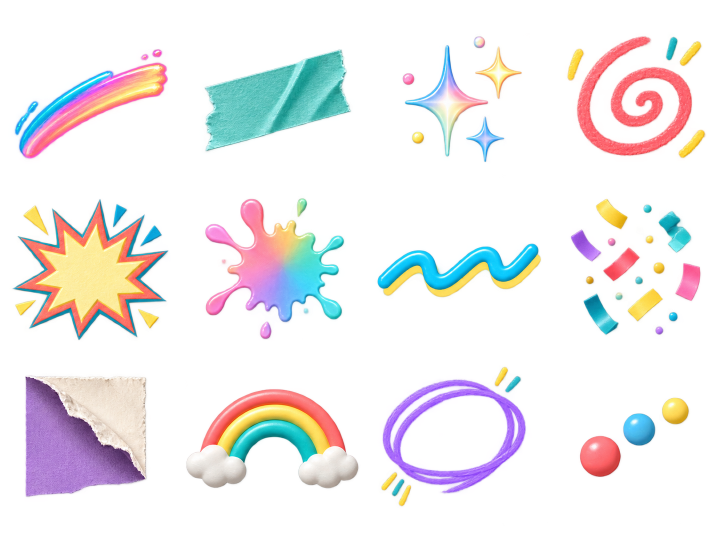
#> input picture resources/source/materials/decor-sticker-sheet-20260924.png, 1448 x 1086 px, found by its file name (shown at 1/2 size)
$ python extract_sticker_sheet.py
#> lines starting #> are read from the running program, lines starting #| are printed output that depends on the picture; after the words box and inside, x2 and y2 are one past the last pixel; in counts of white or black regions, pixels touching at a corner belong together
"""Extract the 4x3 generated decor sticker sheet into transparent PNG assets.

Keep the source sheet in docs/assets so the batch can be reproduced.
This script is a deterministic crop; it does not generate or repaint artwork.
"""

from __future__ import annotations

import argparse
import hashlib
import json
from pathlib import Path

import numpy as np
from PIL import Image


NAMES = (
    "decor_neon_stroke", "decor_paper_tape", "decor_sparkles", "decor_spiral",
    "decor_impact_burst", "decor_paint_splash", "decor_wavy_ribbon", "decor_confetti",
    "decor_torn_corner", "decor_rainbow", "decor_scribble_ring", "decor_three_dots",
)
ROOT = Path(__file__).resolve().parents[1]
DEFAULT_SHEET = ROOT / "docs/assets/decor-sticker-sheet-20260924.png"
DEFAULT_OUTPUT = ROOT / "src/cutvoke/assets/stickers"


def extract(sheet: Path, output: Path) -> list[dict]:
    source = Image.open(sheet).convert("RGBA")
#> source is the input picture: PIL image 1448x1086 RGBA; mean R, G, B, A 56.9, 51.6, 53.4, 53.2
    width, height = source.size
#> width = 1448; height = 1086
    if width % 4 or height % 3 or width // 4 != height // 3:
        raise ValueError(f"expected twelve square cells in a 4x3 sheet, got {source.size}")
    if source.getchannel("A").getextrema() != (0, 255):
        raise ValueError("source must have genuine transparent and opaque pixels")
    cell = width // 4
#> cell = 362
    output.mkdir(parents=True, exist_ok=True)
    records = []
    for index, stem in enumerate(NAMES):
        row, col = divmod(index, 4)
        artwork = source.crop((col * cell, row * cell, (col + 1) * cell, (row + 1) * cell))
        pixels = np.asarray(artwork, dtype=np.uint8).copy()
        # Remove nearly invisible generator specks and zero hidden RGB to avoid
        # coloured fringes when FFmpeg scales the transparent asset.
        pixels[pixels[:, :, 3] < 8] = (0, 0, 0, 0)
        visible = pixels[:, :, 3] >= 16
        if int(visible.sum()) < 500:
            raise ValueError(f"{stem} is almost empty")
        boundary = (int(visible[:4, :].sum()) + int(visible[-4:, :].sum()) +
                    int(visible[:, :4].sum()) + int(visible[:, -4:].sum()))
        if boundary > 8:
            raise ValueError(f"{stem} touches a crop boundary")
        if boundary:
            pixels[:4, :] = pixels[-4:, :] = pixels[:, :4] = pixels[:, -4:] = 0
        target = output / f"{stem}.png"
        if target.exists():
            raise FileExistsError(f"will not overwrite {target}")
        Image.fromarray(pixels, "RGBA").save(target, optimize=True)
        records.append({
            "stem": stem, "row": row, "column": col,
            "sourceCell": [col * cell, row * cell, (col + 1) * cell, (row + 1) * cell],
            "size": [cell, cell], "visiblePixels": int(visible.sum()),
            "alphaExtrema": [int(pixels[:, :, 3].min()), int(pixels[:, :, 3].max())],
            "sha256": hashlib.sha256(target.read_bytes()).hexdigest(),
        })
#> this loop made 12 passes
#> boundary on passes 1 to 12: 0, 0, 0, 0, 0, 0, 3, 0, 0, 0, 0, 0
#> pass 1, in extract, `artwork = source.crop((col * cell, row * cell, (col + 1) * cell, (row ..`:
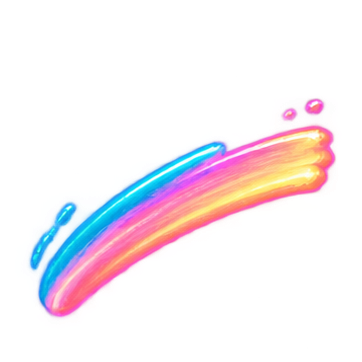
#> artwork: PIL image 362x362 RGBA; mean R, G, B, A 46.9, 39.3, 48.1, 43.4; transparent parts drawn white
#> pass 1, in extract, `visible = pixels[:, :, 3] >= 16`:
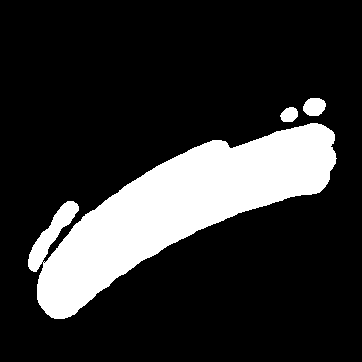
#> visible: shape (362, 362) bool; 18.7% white; 3 white regions, box (x1, y1, x2, y2) and area: (28, 123, 337, 319) 23986, (303, 98, 326, 116) 330, (280, 107, 298, 122) 208
#> pass 2, in extract, `artwork = source.crop((col * cell, row * cell, (col + 1) * cell, (row ..`:
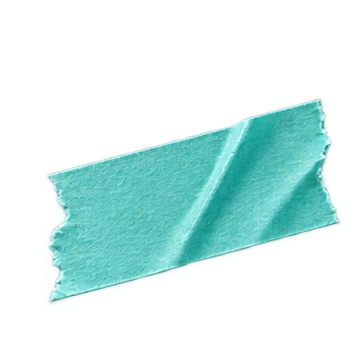
#> artwork: PIL image 362x362 RGBA; mean R, G, B, A 28.8, 62.6, 60.9, 67.3; transparent parts drawn white
#> after the loop:
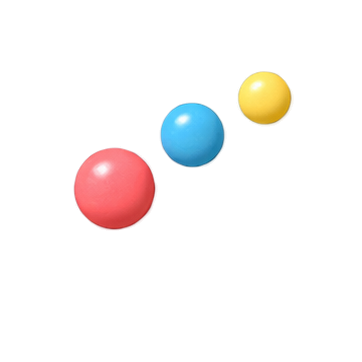
#> pixels: shape (362, 362, 4); mean R, G, B, A 16.2, 12.7, 11.8, 20.3; transparent parts drawn white
#> after the loop:
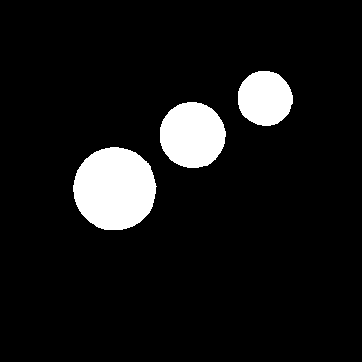
#> visible: shape (362, 362) bool; 8.6% white; 3 white regions, box (x1, y1, x2, y2) and area: (73, 147, 157, 230) 5426, (160, 102, 226, 168) 3424, (238, 71, 293, 126) 2380
#> after the loop, records = 12 items
    return records


def main() -> None:
    parser = argparse.ArgumentParser(description=__doc__)
    parser.add_argument("--sheet", type=Path, default=DEFAULT_SHEET)
    parser.add_argument("--output", type=Path, default=DEFAULT_OUTPUT)
    args = parser.parse_args()
    records = extract(args.sheet, args.output)
#> records = 12 items
    print(json.dumps({"sheetSha256": hashlib.sha256(args.sheet.read_bytes()).hexdigest(),
                      "assets": records}, ensure_ascii=False, indent=2))
#> (printed output is left out)


if __name__ == "__main__":
    main()
